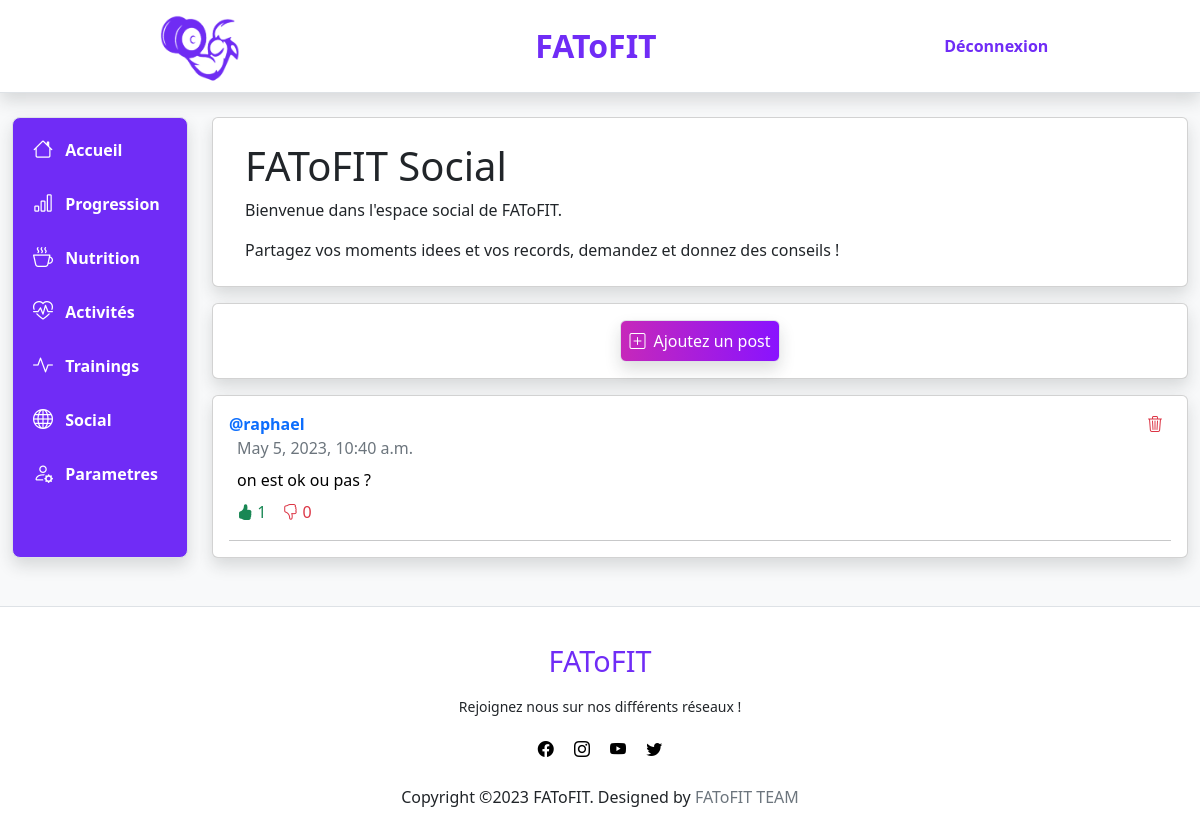
The page /social/ (signed in) on the database as committed earlier.
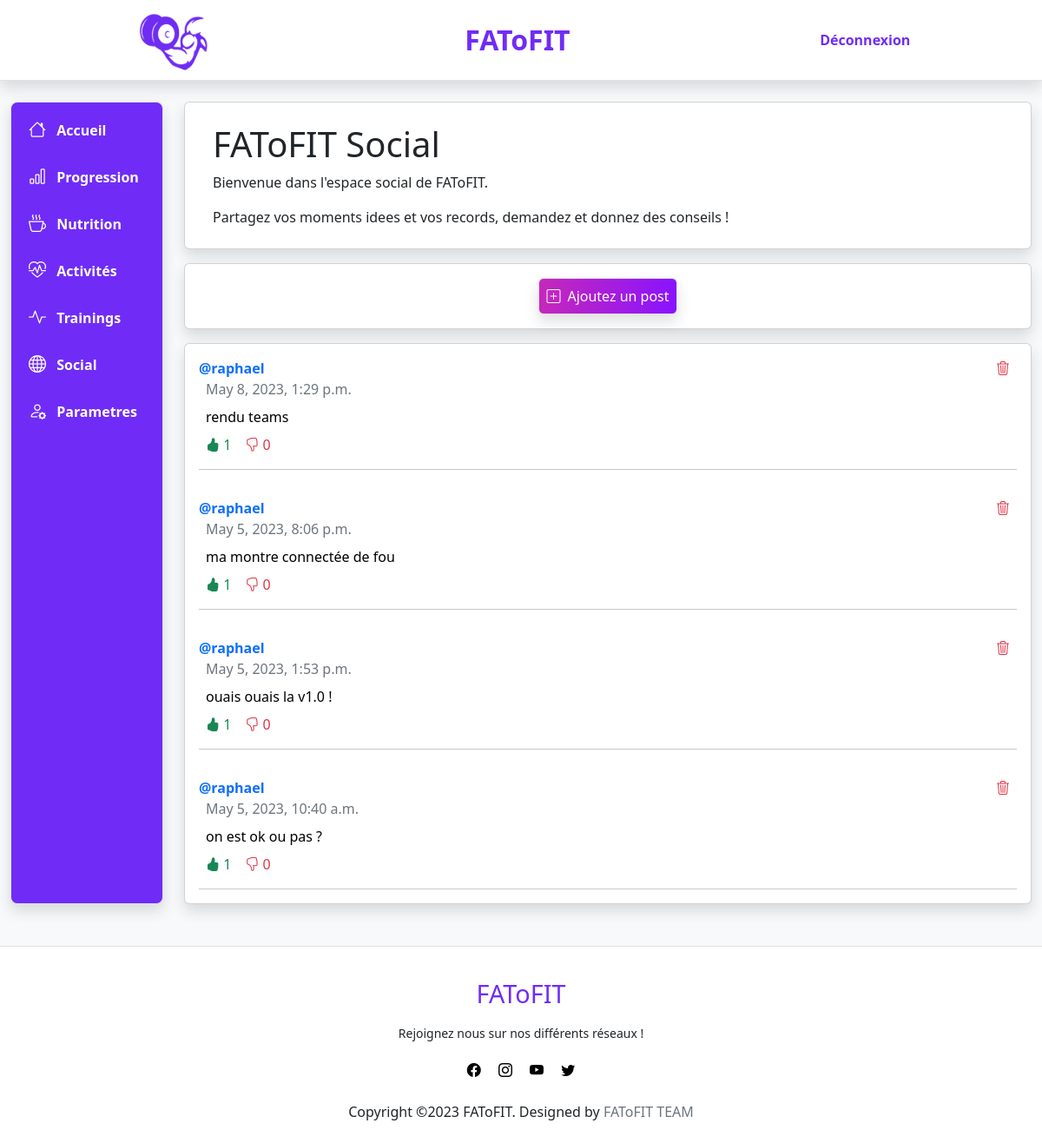
The same page on the database as committed later.
### Home/models.py (models this page shows, shortened)
class SocialPost(models.Model):
    class Meta:
        ordering = ['-created']
    author = models.ForeignKey(Account, on_delete=models.CASCADE, default=None)
    text = models.TextField(blank=True, null=True)
    likes = models.PositiveSmallIntegerField(default=0)
    dislikes = models.PositiveSmallIntegerField(default=0)
    created = models.DateTimeField(auto_now_add=True)

class Account(models.Model):
    class Gender(models.TextChoices):
        MALE = 'M'
        FEMALE = 'F'
    class LifeStyle(models.TextChoices):
        ACTIVE_NONE = 'ANO', _('No activity')
        ACTIVE_LOW = 'ALOW', _('Low activity')
        ACTIVE_MED = 'AMED', _('Medium activity')
        ACTIVE_INT = 'AINT', _('Intense activity')
        ACTIVE_PRO = 'APRO', _('Professional activity')
    class GoalType(models.TextChoices):
        GAIN_WEIGHT = 'G', _('Gain Weight')
        MAINTAIN_WEIGHT = 'M', _('Maintain Weight')
        LOSE_WEIGHT = 'L', _('Lose Weight')
    user = models.OneToOneField(User, on_delete=models.CASCADE)
    birthdate = models.DateField(validators=[MinValueValidator(
        timezone.now().date() - timedelta(days=365*100))])
    gender = models.CharField(max_length=1, choices=Gender.choices)
    weight = models.FloatField(validators=[MinValueValidator(20.0)])
    height = models.FloatField(validators=[MinValueValidator(20.0)])
    lifestyle = models.CharField(max_length=4, choices=LifeStyle.choices)
    goalType = models.CharField(max_length=1, choices=GoalType.choices)
    goalWeight = models.FloatField(validators=[MinValueValidator(20.0)])
    goalCalories = models.PositiveSmallIntegerField(blank=True, null=True)
    def __str__(self):
        return self.user.username

### Home/views.py (the view)
# urls.py: path('social/', views.social_view, name='social'),
@login_required(login_url='/login/')
def social_view(request):
    posts = SocialPost.objects.all()
    current_user = User.objects.get(id=request.user.id)
    account = Account.objects.get(user=current_user)
    liked_posts = [lp.post.id for lp in LikedPost.objects.filter(liker=account)]
    disliked_posts = [dp.post.id for dp in DislikedPost.objects.filter(disliker=account)]
    context = {"account": account, "posts": posts, "liked": liked_posts, "disliked": disliked_posts}
    return render(request, 'social.html', context)

### Home/templates/social.html (shortened to what this page needs)
{% extends 'home.html' %}
{% load static %}
{% block style %}
<link href="{% static 'css/header2.css' %}" rel="stylesheet" type="text/css">
<link href="{% static 'css/sidenav.css' %}" rel="stylesheet" type="text/css">
{% endblock style %}
{% block main %}
<div class="card shadow border-start-primary py-2">
    <div class="card-body px-3">
        <h1 class="px-3">FAToFIT Social</h1>
        <p class="px-3">Bienvenue dans l'espace social de FAToFIT.</p>
        <p class="px-3 m-0">Partagez vos moments idees et vos records, demandez et donnez des conseils !</p>
    </div>
</div>
<div class="card shadow border-start-primary mt-3">
    <div class="card-body px-3">
        <button type="button" id="btn-add-post" class="d-block btn btn-primary btn-block fa-lg p-2 gradient-custom shadow border mx-auto">
            <i class="bi bi-plus-square me-2"></i>Ajoutez un post
        </button>
    </div>
</div>
<div class="card shadow border-start-primary mt-3">
{% if posts %}
    {% for post in posts %}
    <div class="card-body pb-0">
        <div class="d-flex flex-row justify-content-between">
            <span class="text-primary fw-bold">@{{ post.author }}</span>
            <div>
                {% if account == post.author %}
                <a href="{% url 'social_delete' post.id %}" class="text-danger text-decoration-none">
                    <i class="bi bi-trash3 pe-2"></i>
                </a>
                {% endif %}
            </div>
        </div>
        <span class="px-2 text-secondary">{{ post.created }}</span>
        <div class="px-2 py-2">
            <span class="text-break">{{ post.text }}</span>
        </div>
        <div class="d-flex flex-row posts-data">
            <div class="text-success px-2 user-select-none" id="div-likes">
                {% if post.id in liked %}
                <i class="bi bi-hand-thumbs-up-fill" id="likes"></i>
                {% else %}
                <i class="bi bi-hand-thumbs-up" id="likes"></i>
                {% endif %}
                <span class="text-success" id="likes-count">{{ post.likes }}</span>
            </div>
            <div class="text-danger px-2 user-select-none" id="div-dislikes">
                {% if post.id in disliked %}
                <i class="bi bi-hand-thumbs-down-fill" id="dislikes"></i>
                {% else %}
                <i class="bi bi-hand-thumbs-down" id="dislikes"></i>
                {% endif %}
                <span class="text-danger" id="dislikes-count">{{ post.dislikes }}</span>
            </div>
        </div>
        <hr>
    </div>
    {% endfor %}
{% else %}
    <div class="card-body p-4">
        <span class="text-danger">Il n'y a aucun post à afficher.</span>
    </div>
{% endif %}
</div>
{% endblock main %}

### Home/templates/home.html (shortened to what this page needs)
{% extends 'base.html' %}
{% load static %}
{% block header %}
{% include 'header2.html' %}
{% endblock header %}
{% block content %}
<div class="py-4 container-fluid flex-grow-1 flex-sm-row overflow-auto">
    <div class="row flex-grow-sm-1 flex-grow-0">
        {% include 'sidenav.html' %}
        <main class="col overflow-auto h-100 w-100 pb-4">
            {% block main %}{% endblock main %}
        </main>
    </div>
</div>
{% endblock content %}

### Home/templates/base.html (shortened to what this page needs)
{% load static %}
<!DOCTYPE html>
<html lang="en">
<head>
    <link href="{% static 'css/bootstrap.css' %}" rel="stylesheet" type="text/css">
    <link href="{% static 'css/bootstrap-icons.css' %}" rel="stylesheet" type="text/css">
    <link href="{% static 'css/footer.css' %}" rel="stylesheet" type="text/css">
    {% block style %}
    {% endblock style %}
</head>
<body class="bg-light">
    {% block header %}
    {% endblock header %}
    {% block content %}
    {% endblock content %}
    {% include 'footer.html' %}
</body>
</html>

### Home/templates/header2.html
{% load static %}
<header class="shadow border-bottom bg-white" id="header-box" >
    <div class="container-fluid col-11" id="header-container">
        <div class=" d-flex align-items-center justify-content-between col-sm-auto col-lg-10 mx-auto ">
            {% if "/login/" in request.get_full_path or "/signup/" in request.get_full_path %}
            <a href="{% url 'index' %}" class=" d-none d-sm-block d-flex align-items-center mt-1 mb-2" id="logo-container">
                <img id="logo" class="bi mx-2" width="80" src="{% static 'img/logo3.png' %}" alt="logo">
            </a>
            {% elif request.user.is_authenticated %}
            <a href="{% url 'home' %}" class=" d-none d-sm-block d-flex align-items-center mt-1 mb-2" id="logo-container">
                <img id="logo" class="bi mx-2" width="80" src="{% static 'img/logo3.png' %}" alt="logo">
            </a>
            {% else %}
            <div class="d-none d-sm-block d-flex align-items-center mt-1 mb-2" id="logo-container">
                <img id="logo" class="bi mx-2" width="80" src="{% static 'img/logo3.png' %}" alt="logo">
            </div>
            {% endif %}
            <div class="py-3 col-sm-auto justify-content-center">
                <div id="title">
                    FAToFIT
                </div>
            </div>
            {% if request.user.is_authenticated and request.get_full_path != '/login/' %}
            <div id="logout">
                <a href="{% url 'logout' %}" class="text-decoration-none fw-bold" style="color: #702CF6">Déconnexion</a>
            </div>
            {% else %}
            <div class="px-5"></div>
            {% endif %}
        </div>
    </div>
</header>

### Home/templates/sidenav.html
<aside class="flex-grow-sm-1 flex-shrink-1 flex-grow-0 sticky-top pb-4 col-lg-2 col-sm-3">
    <div id="nav-container" class="shadow border rounded-3 p-1 h-100 sticky-top">
        <ul class="nav nav-pills flex-sm-column flex-row mb-auto justify-content-between text-truncate">
            <li class="my-1 nav-item">
                <a href="{% url 'home' %}" class="nav-link nav-logo px-2 text-truncate">
                    <i class="bi bi-house fs-5 px-2"></i>
                    <span class="d-none nav-font d-sm-inline">Accueil</span>
                </a>
            </li>
            <li class="my-1 nav-item">
                <a href="{% url 'progress' %}" class="nav-link nav-logo px-2 text-truncate">
                    <i class="bi bi-bar-chart fs-5 px-2"></i>
                    <span class="d-none nav-font d-sm-inline">Progression</span>
                </a>
            </li>
            <li class="my-1 nav-item">
                <a href="{% url 'nutrition' %}" class="nav-link nav-logo px-2 text-truncate">
                    <i class="bi bi-cup-hot fs-5 px-2"></i>
                    <span class="d-none nav-font d-sm-inline">Nutrition</span>
                </a>
            </li>
            <li class="my-1 nav-item">
                <a href="{% url 'activity' %}" class="nav-link nav-logo px-2 text-truncate">
                    <i class="bi bi-heart-pulse fs-5 px-2"></i>
                    <span class="d-none nav-font d-sm-inline">Activités</span>
                </a>
            </li>
            <li class="my-1 nav-item">
                <a href="{% url 'training' %}" class="nav-link nav-logo px-2 text-truncate">
                    <i class="bi bi-activity fs-5 px-2"></i>
                    <span class="d-none nav-font d-sm-inline">Trainings</span>
                </a>
            </li>
            <li class="my-1 nav-item">
                <a href="{% url 'social' %}" class="nav-link nav-logo px-2 text-truncate">
                    <i class="bi bi-globe fs-5 px-2"></i>
                    <span class="d-none nav-font d-sm-inline">Social</span>
                </a>
            </li>
            <li class="my-1 nav-item">
                <a href="{% url 'parameters' %}" class="nav-link nav-logo px-2 text-truncate">
                    <i class="bi bi-person-gear fs-5 px-2"></i>
                    <span class="d-none nav-font d-sm-inline">Parametres</span>
                </a>
            </li>
        </ul>
    </div>
</aside>

### Home/templates/footer.html
{% load static %}
<footer class="bg-white border-top text-center">
    <div class="footer-content">
      <h3>FAToFIT</h3>
      <p>Rejoignez nous sur nos différents réseaux !</p>
      <ul class="socials px-0">
          <li><a href=""><i class="bi bi-facebook d-inline px-2 colorScial"></i></a></li>
          <li><a href=""><i class="bi bi-instagram d-inline px-2 colorScial"></i></a></li>
          <li><a href=""><i class="bi bi-youtube d-inline px-2 colorScial"></i></a></li>
          <li><a href=""><i class="bi bi-twitter d-inline px-2 colorScial"></i></a></li>
      </ul>
    </div>
    <div class="py-2">
      <p>Copyright &copy;2023 FAToFIT. Designed by <span class="text-secondary">FAToFIT TEAM</span></p>
    </div>
</footer>

### Home/static/css/footer.css (style rules this page uses)
body { min-width: 300px; }
footer { position: absolute; height: auto; width: 100%; min-width: 420px; padding-top: 30px; }
.footer-content { display: flex; align-items: center; justify-content: center; flex-direction: column; }
.footer-content h3 { color: #702CF6; font-size: 1.8rem; font-weight: 500; text-transform: capitalize; line-height: 3rem; }
.footer-content p { max-width: 500px; line-height: 28px; font-size: 14px; }
.socials { list-style: none; display: inline-block; }
.socials li { display: inline; }
.colorScial { color: black; }

### Home/static/css/header2.css (style rules this page uses)
* { font-family: system-ui, -apple-system, BlinkMacSystemFont, 'Segoe UI', Roboto, Oxygen, Ubuntu, Cantarell, 'Open Sans', 'Helvetica Neue', sans-serif; }
body { min-width: 420px; }
header { min-width: 420px; }
#title { color:#702CF6; font-size:xx-large; font-weight: 700; }

### Home/static/css/sidenav.css (style rules this page uses)
body { min-width: 420px; }
span { color: black; }
.nav-logo, .nav-logo:hover { color:white; }
#nav-container { background-color: #702CF6; }
.nav-font { color: white; font-weight: 600; }

### Home/templates/social.html (style rules this page uses)
.gradient-custom { border: none; background: #8913ff; background: -webkit-linear-gradient(to left, rgba(137,19,255,1), rgba(198,40,186,1)); background: linear-gradient(to left, rgba(137,19,255,1), rgba(198,40,186,1)) }

Rows that differ between the two databases and show on the page:
added SocialPost: author "raphael", created "May 8, 2023, 1:29 p.m.", text "rendu teams", likes "1", dislikes "0"
added SocialPost: author "raphael", created "May 5, 2023, 8:06 p.m.", text "ma montre connectée de fou", likes "1", dislikes "0"
added SocialPost: author "raphael", created "May 5, 2023, 1:53 p.m.", text "ouais ouais la v1.0 !", likes "1", dislikes "0"
